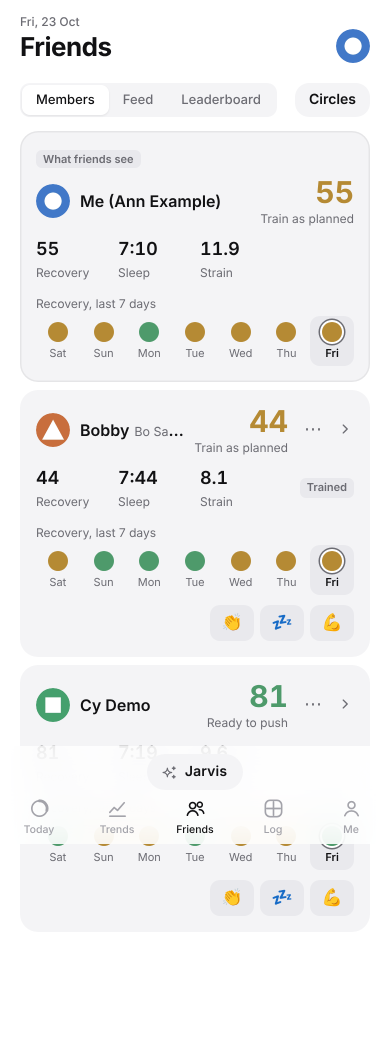
#> input picture cards-en-light.png, 780 x 2116 px, given in place of safari-login.jpg, which was not available (shown at 1/2 size)
$ python handbook_images.py ../cards-en-light.png
#> lines starting #> are read from the running program, lines starting #| are printed output that depends on the picture
#!/usr/bin/env python3
"""Annotated screenshots for docs/tester-handbook.md (red boxes / arrows on real iPhone screens).

    python3 tools/handbook_images.py            # src/*.jpg -> docs/images/tester-handbook/*.jpg
    python3 tools/handbook_images.py --lang en  # en/src/*.jpg + en/spec.json -> docs/images/tester-handbook/en/*.jpg

Sources: docs/images/tester-handbook/src/ (iOS 27 simulator in Simplified Chinese, iPhone 17, half size; the Today
page screens use a placeholder test account with Quick Start's synthetic data, never a real user). The spec below
is in iPhone points (402 x 874, what `idb ui describe-all` reports), so new captures can be re-annotated without
measuring pixels. consent.jpg (the one-tap first-run screen) is a headless Chrome capture of the Today page at 402 x 874
CSS px, 1.5x (same size, no status bar). Output: 420 px wide JPEG (~30-60 KB each) so the single-file personal handbook stays < 2 MB.
English: the sources are captured by tools/handbook_shots_en.mjs (headless Chrome, synthetic data only), which also writes the
boxes (en/spec.json, in the same points); the 802-px-wide activation page is kept at its own size.
Needs Pillow (`pip install pillow`; macOS /usr/bin/python3 has it).
"""
import json
import shutil
import sys
from pathlib import Path

from PIL import Image, ImageDraw

ROOT = Path(__file__).resolve().parents[1]
DIR = ROOT / "docs" / "images" / "tester-handbook"
SRC = DIR / "src"
PT_W = 402                       # source coordinates are iPhone points
OUT_W = 420
RED = (230, 40, 40)

# name -> list of shapes: ("box", x0, y0, x1, y1) | ("arrow", x0, y0, x1, y1) | ("mask", x0, y0, x1, y1)
SPEC = {
    "safari-login":  [("box", 318, 792, 372, 842), ("arrow", 300, 700, 338, 784)],
    "safari-more":   [("box", 128, 522, 362, 562)],
    "safari-share":  [("box", 18, 566, 384, 614)],
    "add-home":      [("box", 318, 88, 388, 132)],
    "home-icon":     [("box", 212, 184, 284, 276)],
    "login-code":    [("box", 24, 396, 378, 450), ("arrow", 201, 560, 201, 506)],
    "consent":       [("box", 18, 756, 384, 821)],
    "profile":       [("box", 18, 774, 198, 822)],
    "shortcut-open": [("box", 24, 758, 378, 806)],
    "shortcut-url":  [("box", 8, 284, 394, 326)],
    "shortcut-token": [("box", 170, 284, 350, 326)],
    "shortcut-no-access": [("box", 40, 222, 362, 292)],
    "settings-health-access": [("box", 14, 178, 388, 218)],
    "settings-shortcuts-health": [("box", 14, 184, 388, 224)],
    "shortcut-run":  [("box", 16, 228, 196, 340)],
    "auto-triggers": [("box", 14, 210, 388, 256), ("box", 14, 334, 388, 380)],
    "auto-app":      [("box", 14, 252, 388, 298)],
    "auto-time":     [("box", 14, 752, 388, 852)],
    "auto-pick":     [("box", 200, 426, 360, 496)],
    "import":        [("box", 18, 774, 384, 822)],
    "health-export": [("box", 14, 696, 388, 738)],
    "health-permission": [("box", 18, 436, 384, 488), ("box", 36, 722, 366, 776)],
    "today":         [],
    "me-ai":         [("box", 18, 432, 384, 482)],
    "ai-settings":   [("box", 18, 716, 199, 766), ("box", 203, 716, 384, 766)],
    "ai-kinds":      [("box", 98, 444, 324, 652)],
    "ai-api":        [("box", 14, 378, 388, 612)],
    "ai-mcp":        [("box", 14, 604, 388, 646), ("box", 18, 772, 384, 822)],
    "jarvis-none":   [("box", 18, 772, 384, 822)],
}


def arrow(d: ImageDraw.ImageDraw, x0, y0, x1, y1, w):
    import math
    d.line((x0, y0, x1, y1), fill=RED, width=w)
    a = math.atan2(y1 - y0, x1 - x0)
    L = w * 4.5
    for s in (-0.45, 0.45):
        d.line((x1, y1, x1 - L * math.cos(a + s), y1 - L * math.sin(a + s)), fill=RED, width=w)


def render(name: str, shapes: list, src: Path = SRC, out_dir: Path = DIR, keep_size: bool = False) -> Path:
#> called with name = 'safari-login', keep_size = False
    im = Image.open(src / f"{name}.jpg").convert("RGB")
#> im is the input picture: PIL image 780x2116 RGB; mean R, G, B 241.7, 241.7, 241.9
    k = im.width / PT_W if not keep_size else im.width / 390
#> k = 1.94
    d = ImageDraw.Draw(im)
    w = max(3, round(2.2 * k))
#> w = 4
    for kind, *c in shapes:
        x0, y0, x1, y1 = (v * k for v in c)
        if kind == "box":
            d.rounded_rectangle((x0, y0, x1, y1), radius=10 * k, outline=RED, width=w)
        elif kind == "arrow":
            arrow(d, x0, y0, x1, y1, w)
        elif kind == "mask":
            d.rounded_rectangle((x0, y0, x1, y1), radius=6 * k, fill=(220, 220, 224))
    if not keep_size:
        im = im.resize((OUT_W, round(im.height * OUT_W / im.width)), Image.LANCZOS)
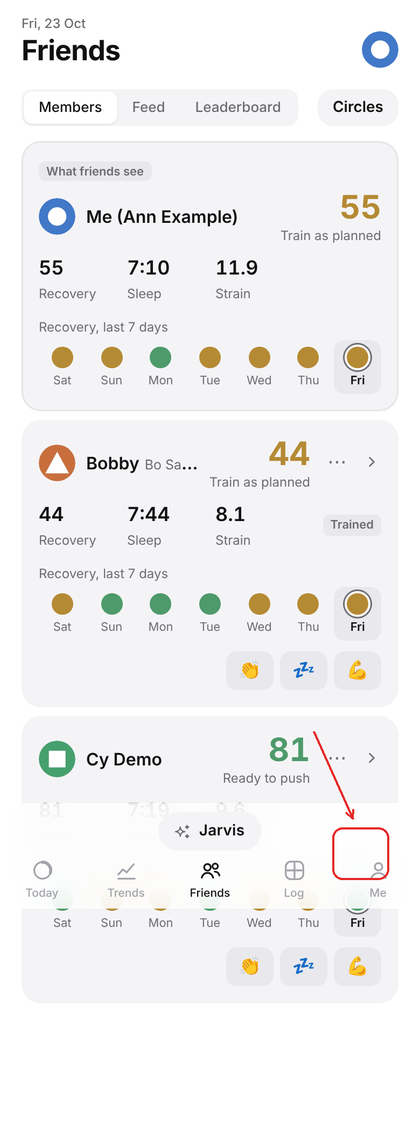
#> im: PIL image 420x1139 RGB; mean R, G, B 241.7, 241.4, 241.5
    out = out_dir / f"{name}.jpg"
    im.save(out, quality=72, optimize=True, progressive=True)
    return out


def main():
    total = 0
    if "--lang" in sys.argv and sys.argv[sys.argv.index("--lang") + 1] == "en":
        en = DIR / "en"
        spec = json.loads((en / "spec.json").read_text())
        items = [(n, [("box", *b) for b in boxes], en / "src", en, n == "activate") for n, boxes in spec.items()]
    else:
        items = [(n, shapes, SRC, DIR, False) for n, shapes in SPEC.items()]
    for name, shapes, src, out_dir, keep in items:
        out = render(name, shapes, src, out_dir, keep)
        if out_dir.name == "en":   # the rendered English handbook carries the same files
            shutil.copy(out, ROOT / "body_engine/src/body_engine/web/static/handbook/en/img" / out.name)
#> (the run stopped early here; a loop or call above may not have finished)

$ run again, on cards-zh-light.png
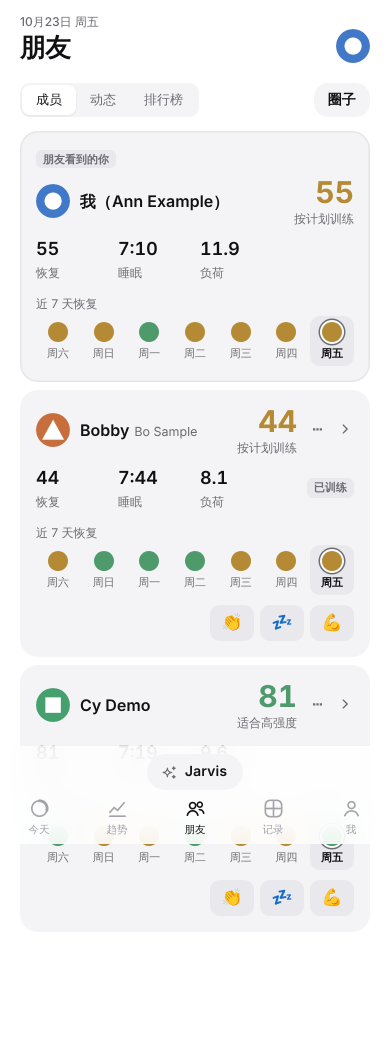
#> input picture cards-zh-light.png, 780 x 2116 px, given in place of safari-login.jpg, which was not available (shown at 1/2 size)
#> in render, im is the input picture: PIL image 780x2116 RGB; mean R, G, B 242, 242, 242.2
#> in render, `im = im.resize((OUT_W, round(im.height * OUT_W / im.width)), Image.LAN..`:
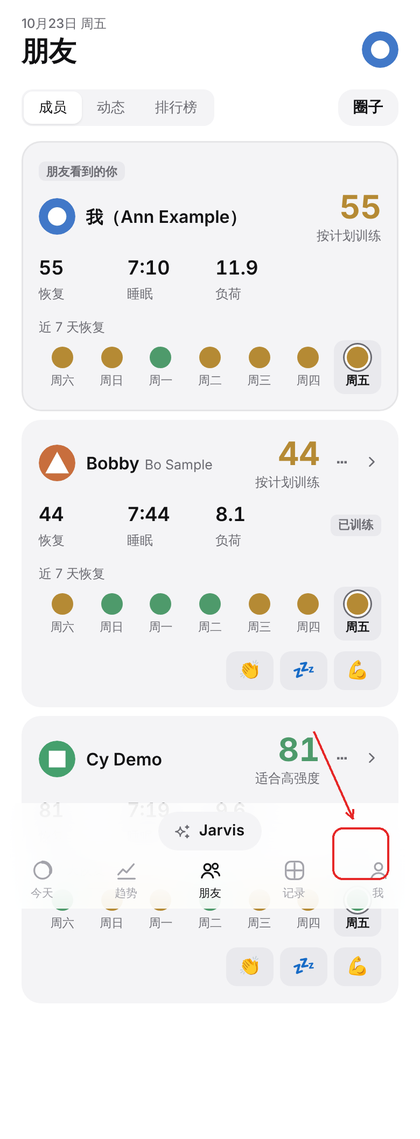
#> im: PIL image 420x1139 RGB; mean R, G, B 242, 241.7, 241.8
